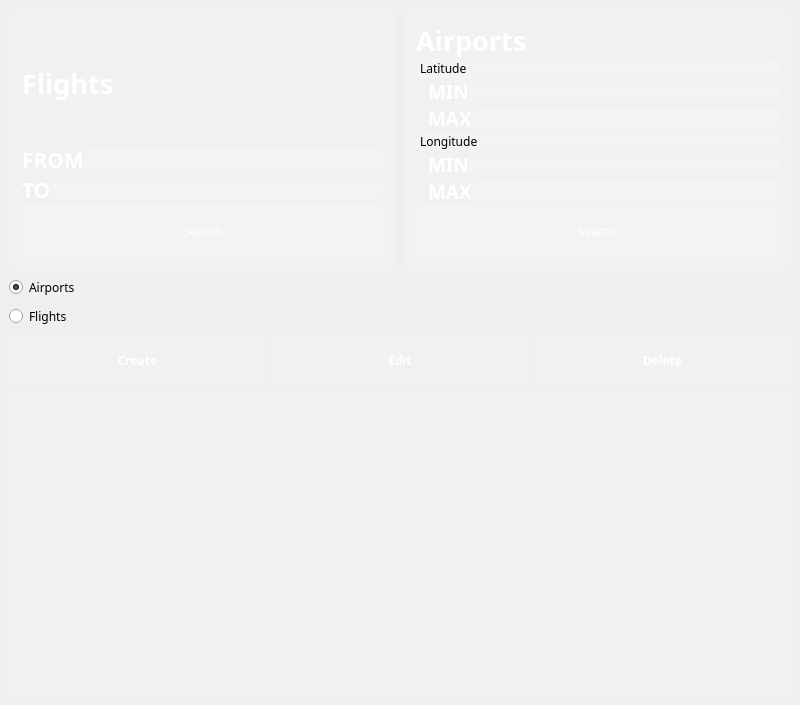
<?xml version="1.0" encoding="UTF-8"?>
<ui version="4.0">
 <class>MainWindow</class>
 <widget class="QMainWindow" name="MainWindow">
  <property name="geometry">
   <rect>
    <x>0</x>
    <y>0</y>
    <width>800</width>
    <height>705</height>
   </rect>
  </property>
  <property name="minimumSize">
   <size>
    <width>800</width>
    <height>600</height>
   </size>
  </property>
  <property name="font">
   <font>
    <family>Noto Sans SC</family>
   </font>
  </property>
  <property name="windowTitle">
   <string>Avia Manager</string>
  </property>
  <property name="styleSheet">
   <string notr="true">font-family: Noto Sans SC;

</string>
  </property>
  <widget class="QWidget" name="centralwidget">
   <layout class="QVBoxLayout" name="verticalLayout_2">
    <item>
     <layout class="QHBoxLayout" name="horizontalLayout_2">
      <item>
       <widget class="QFrame" name="balances_frame">
        <property name="styleSheet">
         <string notr="true">background-color: rgba(255, 255, 255, 30); 
border: 1px solid rgba(255,255,255,40);
border-radius: 7px;</string>
        </property>
        <property name="frameShape">
         <enum>QFrame::Shape::NoFrame</enum>
        </property>
        <property name="frameShadow">
         <enum>QFrame::Shadow::Raised</enum>
        </property>
        <layout class="QVBoxLayout" name="verticalLayout_21">
         <property name="spacing">
          <number>0</number>
         </property>
         <property name="leftMargin">
          <number>12</number>
         </property>
         <property name="topMargin">
          <number>12</number>
         </property>
         <property name="rightMargin">
          <number>12</number>
         </property>
         <property name="bottomMargin">
          <number>12</number>
         </property>
         <item>
          <widget class="QLabel" name="lbl_flights">
           <property name="font">
            <font>
             <family>Noto Sans SC</family>
             <pointsize>20</pointsize>
             <bold>true</bold>
            </font>
           </property>
           <property name="styleSheet">
            <string notr="true">color: white;
font-weight: bold;
font-size: 20pt;
background-color: none;
border: none;</string>
           </property>
           <property name="text">
            <string>Flights</string>
           </property>
          </widget>
         </item>
         <item>
          <layout class="QHBoxLayout" name="horizontalLayout_9">
           <item>
            <widget class="QLabel" name="lbl_from">
             <property name="font">
              <font>
               <family>Noto Sans SC</family>
               <pointsize>16</pointsize>
               <bold>true</bold>
              </font>
             </property>
             <property name="styleSheet">
              <string notr="true">color: white;
font-weight: bold;
font-size: 16pt;
background-color: none;
border: none;</string>
             </property>
             <property name="text">
              <string>FROM</string>
             </property>
             <property name="alignment">
              <set>Qt::AlignmentFlag::AlignCenter</set>
             </property>
            </widget>
           </item>
           <item>
            <widget class="QLineEdit" name="le_from"/>
           </item>
          </layout>
         </item>
         <item>
          <layout class="QHBoxLayout" name="horizontalLayout_10">
           <item>
            <widget class="QLabel" name="lbl_to">
             <property name="font">
              <font>
               <family>Noto Sans SC</family>
               <pointsize>16</pointsize>
               <bold>true</bold>
              </font>
             </property>
             <property name="styleSheet">
              <string notr="true">color: white;
font-weight: bold;
font-size: 16pt;
background-color: none;
border: none;
padding-right: 10pt;</string>
             </property>
             <property name="text">
              <string>TO</string>
             </property>
            </widget>
           </item>
           <item>
            <widget class="QLineEdit" name="le_to"/>
           </item>
          </layout>
         </item>
         <item>
          <widget class="QPushButton" name="btn_search_flights">
           <property name="styleSheet">
            <string notr="true">QPushButton{
	color: rgb(255, 255, 255);
     background-color:rgba(255,255,255,30);
     border: 1px solid rgba(255,255,255,40);
     border-radius:7px;
width: 230;
height: 50;
}
QPushButton:hover{
background-color:rgba(255,255,255,30);
}
QPushButton:pressed{
background-color:rgba(255,255,255,70);
}</string>
           </property>
           <property name="text">
            <string>Search</string>
           </property>
          </widget>
         </item>
        </layout>
       </widget>
      </item>
      <item>
       <widget class="QFrame" name="balances_frame_2">
        <property name="styleSheet">
         <string notr="true">background-color: rgba(255, 255, 255, 30); 
border: 1px solid rgba(255,255,255,40);
border-radius: 7px;</string>
        </property>
        <property name="frameShape">
         <enum>QFrame::Shape::NoFrame</enum>
        </property>
        <property name="frameShadow">
         <enum>QFrame::Shadow::Raised</enum>
        </property>
        <layout class="QVBoxLayout" name="verticalLayout_20">
         <property name="spacing">
          <number>0</number>
         </property>
         <property name="leftMargin">
          <number>12</number>
         </property>
         <property name="topMargin">
          <number>12</number>
         </property>
         <property name="rightMargin">
          <number>12</number>
         </property>
         <property name="bottomMargin">
          <number>12</number>
         </property>
         <item>
          <widget class="QLabel" name="lbl_airports">
           <property name="font">
            <font>
             <family>Noto Sans SC</family>
             <pointsize>20</pointsize>
             <bold>true</bold>
            </font>
           </property>
           <property name="styleSheet">
            <string notr="true">color: white;
font-weight: bold;
font-size: 20pt;
background-color: none;
border: none;</string>
           </property>
           <property name="text">
            <string>Airports</string>
           </property>
          </widget>
         </item>
         <item>
          <widget class="QLabel" name="lbl_latitude">
           <property name="text">
            <string>Latitude</string>
           </property>
          </widget>
         </item>
         <item>
          <layout class="QHBoxLayout" name="horizontalLayout_3">
           <item>
            <widget class="QLabel" name="icon_min_lat">
             <property name="sizePolicy">
              <sizepolicy hsizetype="Preferred" vsizetype="Preferred">
               <horstretch>0</horstretch>
               <verstretch>0</verstretch>
              </sizepolicy>
             </property>
             <property name="maximumSize">
              <size>
               <width>24</width>
               <height>16777215</height>
              </size>
             </property>
             <property name="font">
              <font>
               <family>Noto Sans SC</family>
               <pointsize>14</pointsize>
               <bold>true</bold>
              </font>
             </property>
             <property name="styleSheet">
              <string notr="true">color: white;
font-weight: bold;
font-size: 14pt;
background-color: none;
border: none;</string>
             </property>
             <property name="text">
              <string/>
             </property>
             <property name="pixmap">
              <pixmap resource="res-rs.qrc">:/icons/icons/edit_white_24dp.svg</pixmap>
             </property>
            </widget>
           </item>
           <item>
            <widget class="QLabel" name="lbl_min_lat">
             <property name="font">
              <font>
               <family>Noto Sans SC</family>
               <pointsize>14</pointsize>
               <bold>true</bold>
              </font>
             </property>
             <property name="styleSheet">
              <string notr="true">color: white;
font-weight: bold;
font-size: 14pt;
background-color: none;
border: none;</string>
             </property>
             <property name="text">
              <string>MIN</string>
             </property>
            </widget>
           </item>
           <item>
            <widget class="QLineEdit" name="le_min_lat"/>
           </item>
          </layout>
         </item>
         <item>
          <layout class="QHBoxLayout" name="horizontalLayout_4">
           <item>
            <widget class="QLabel" name="icon_max_lat">
             <property name="maximumSize">
              <size>
               <width>24</width>
               <height>16777215</height>
              </size>
             </property>
             <property name="font">
              <font>
               <family>Noto Sans SC</family>
               <pointsize>14</pointsize>
               <bold>true</bold>
              </font>
             </property>
             <property name="styleSheet">
              <string notr="true">color: white;
font-weight: bold;
font-size: 14pt;
background-color: none;
border: none;</string>
             </property>
             <property name="text">
              <string/>
             </property>
             <property name="pixmap">
              <pixmap resource="res-rs.qrc">:/icons/icons/edit_white_24dp.svg</pixmap>
             </property>
            </widget>
           </item>
           <item>
            <widget class="QLabel" name="lbl_max_lat">
             <property name="font">
              <font>
               <family>Noto Sans SC</family>
               <pointsize>14</pointsize>
               <bold>true</bold>
              </font>
             </property>
             <property name="styleSheet">
              <string notr="true">color: white;
font-weight: bold;
font-size: 14pt;
background-color: none;
border: none;</string>
             </property>
             <property name="text">
              <string>MAX</string>
             </property>
            </widget>
           </item>
           <item>
            <widget class="QLineEdit" name="le_max_lat"/>
           </item>
          </layout>
         </item>
         <item>
          <widget class="QLabel" name="lbl_longitude">
           <property name="text">
            <string>Longitude</string>
           </property>
          </widget>
         </item>
         <item>
          <layout class="QHBoxLayout" name="horizontalLayout_5">
           <item>
            <widget class="QLabel" name="icon_min_long">
             <property name="maximumSize">
              <size>
               <width>24</width>
               <height>16777215</height>
              </size>
             </property>
             <property name="font">
              <font>
               <family>Noto Sans SC</family>
               <pointsize>14</pointsize>
               <bold>true</bold>
              </font>
             </property>
             <property name="styleSheet">
              <string notr="true">color: white;
font-weight: bold;
font-size: 14pt;
background-color: none;
border: none;</string>
             </property>
             <property name="text">
              <string/>
             </property>
             <property name="pixmap">
              <pixmap resource="res-rs.qrc">:/icons/icons/edit_white_24dp.svg</pixmap>
             </property>
            </widget>
           </item>
           <item>
            <widget class="QLabel" name="lbl_min_long">
             <property name="font">
              <font>
               <family>Noto Sans SC</family>
               <pointsize>14</pointsize>
               <bold>true</bold>
              </font>
             </property>
             <property name="styleSheet">
              <string notr="true">color: white;
font-weight: bold;
font-size: 14pt;
background-color: none;
border: none;</string>
             </property>
             <property name="text">
              <string>MIN</string>
             </property>
            </widget>
           </item>
           <item>
            <widget class="QLineEdit" name="le_min_long"/>
           </item>
          </layout>
         </item>
         <item>
          <layout class="QHBoxLayout" name="horizontalLayout_6">
           <item>
            <widget class="QLabel" name="icon_max_long">
             <property name="maximumSize">
              <size>
               <width>24</width>
               <height>16777215</height>
              </size>
             </property>
             <property name="font">
              <font>
               <family>Noto Sans SC</family>
               <pointsize>14</pointsize>
               <bold>true</bold>
              </font>
             </property>
             <property name="styleSheet">
              <string notr="true">color: white;
font-weight: bold;
font-size: 14pt;
background-color: none;
border: none;</string>
             </property>
             <property name="text">
              <string/>
             </property>
             <property name="pixmap">
              <pixmap resource="res-rs.qrc">:/icons/icons/edit_white_24dp.svg</pixmap>
             </property>
            </widget>
           </item>
           <item>
            <widget class="QLabel" name="lbl_max_long">
             <property name="font">
              <font>
               <family>Noto Sans SC</family>
               <pointsize>14</pointsize>
               <bold>true</bold>
              </font>
             </property>
             <property name="styleSheet">
              <string notr="true">color: white;
font-weight: bold;
font-size: 14pt;
background-color: none;
border: none;</string>
             </property>
             <property name="text">
              <string>MAX</string>
             </property>
            </widget>
           </item>
           <item>
            <widget class="QLineEdit" name="le_max_long"/>
           </item>
          </layout>
         </item>
         <item>
          <layout class="QHBoxLayout" name="horizontalLayout_7">
           <item>
            <widget class="QPushButton" name="airport_search">
             <property name="styleSheet">
              <string notr="true">QPushButton{
	color: rgb(255, 255, 255);
     background-color:rgba(255,255,255,30);
     border: 1px solid rgba(255,255,255,40);
     border-radius:7px;
width: 230;
height: 50;
}
QPushButton:hover{
background-color:rgba(255,255,255,30);
}
QPushButton:pressed{
background-color:rgba(255,255,255,70);
}</string>
             </property>
             <property name="text">
              <string>Search</string>
             </property>
            </widget>
           </item>
          </layout>
         </item>
        </layout>
       </widget>
      </item>
     </layout>
    </item>
    <item>
     <widget class="QRadioButton" name="rb_airports">
      <property name="text">
       <string>Airports</string>
      </property>
      <property name="checked">
       <bool>true</bool>
      </property>
     </widget>
    </item>
    <item>
     <widget class="QRadioButton" name="rb_flights">
      <property name="text">
       <string>Flights</string>
      </property>
     </widget>
    </item>
    <item>
     <widget class="QFrame" name="btn_frame">
      <property name="styleSheet">
       <string notr="true">background-color: transparent;</string>
      </property>
      <layout class="QHBoxLayout" name="horizontalLayout">
       <property name="spacing">
        <number>6</number>
       </property>
       <property name="leftMargin">
        <number>0</number>
       </property>
       <property name="topMargin">
        <number>0</number>
       </property>
       <property name="rightMargin">
        <number>0</number>
       </property>
       <property name="bottomMargin">
        <number>0</number>
       </property>
       <item>
        <widget class="QPushButton" name="btn_new_transaction">
         <property name="minimumSize">
          <size>
           <width>230</width>
           <height>50</height>
          </size>
         </property>
         <property name="font">
          <font>
           <family>Noto Sans SC</family>
           <bold>true</bold>
          </font>
         </property>
         <property name="styleSheet">
          <string notr="true">QPushButton{
	color: rgb(255, 255, 255);
     background-color:rgba(255,255,255,30);
     border: 1px solid rgba(255,255,255,40);
     border-radius:7px;
width: 230;
height: 50;
}
QPushButton:hover{
background-color:rgba(255,255,255,30);
}
QPushButton:pressed{
background-color:rgba(255,255,255,70);
}</string>
         </property>
         <property name="text">
          <string>Create</string>
         </property>
         <property name="icon">
          <iconset resource="res-rs.qrc">
           <normaloff>:/icons/icons/post_add_white_24dp.svg</normaloff>:/icons/icons/post_add_white_24dp.svg</iconset>
         </property>
         <property name="iconSize">
          <size>
           <width>24</width>
           <height>24</height>
          </size>
         </property>
        </widget>
       </item>
       <item>
        <widget class="QPushButton" name="btn_edit_transaction">
         <property name="minimumSize">
          <size>
           <width>230</width>
           <height>50</height>
          </size>
         </property>
         <property name="font">
          <font>
           <family>Noto Sans SC</family>
           <bold>true</bold>
          </font>
         </property>
         <property name="styleSheet">
          <string notr="true">QPushButton{
	color: rgb(255, 255, 255);
     background-color:rgba(255,255,255,30);
     border: 1px solid rgba(255,255,255,40);
     border-radius:7px;
width: 230;
height: 50;
}
QPushButton:hover{
background-color:rgba(255,255,255,30);
}
QPushButton:pressed{
background-color:rgba(255,255,255,70);
}</string>
         </property>
         <property name="text">
          <string>Edit</string>
         </property>
         <property name="icon">
          <iconset resource="res-rs.qrc">
           <normaloff>:/icons/icons/edit_white_24dp.svg</normaloff>:/icons/icons/edit_white_24dp.svg</iconset>
         </property>
         <property name="iconSize">
          <size>
           <width>24</width>
           <height>24</height>
          </size>
         </property>
        </widget>
       </item>
       <item>
        <widget class="QPushButton" name="btn_delete_transaction">
         <property name="minimumSize">
          <size>
           <width>230</width>
           <height>50</height>
          </size>
         </property>
         <property name="font">
          <font>
           <family>Noto Sans SC</family>
           <bold>true</bold>
          </font>
         </property>
         <property name="styleSheet">
          <string notr="true">QPushButton{
	color: rgb(255, 255, 255);
     background-color:rgba(255,255,255,30);
     border: 1px solid rgba(255,255,255,40);
     border-radius:7px;
width: 230;
height: 50;
}
QPushButton:hover{
background-color:rgba(255,255,255,30);
}
QPushButton:pressed{
background-color:rgba(255,255,255,70);
}</string>
         </property>
         <property name="text">
          <string>Delete</string>
         </property>
         <property name="icon">
          <iconset resource="res-rs.qrc">
           <normaloff>:/icons/icons/delete_white_24dp.svg</normaloff>:/icons/icons/delete_white_24dp.svg</iconset>
         </property>
         <property name="iconSize">
          <size>
           <width>24</width>
           <height>24</height>
          </size>
         </property>
        </widget>
       </item>
      </layout>
     </widget>
    </item>
    <item>
     <widget class="QTableView" name="tableView">
      <property name="styleSheet">
       <string notr="true">QTableView {
background-color: rgba(255, 255, 255, 30); 
border: 1px solid rgba(255,255,255,40);
border-bottom-right-radius: 7px; 
border-bottom-left-radius: 7px; 
color: white;
}

QHeaderView::section {
background-color: rgb(53, 53, 53);
color: white;
border: none;
height: 50px;
font-size: 16pt;
}

QTableView::item {
    border-style: none;
    border-bottom: 1px solid rgba(255,255,255,50);
    padding-left: auto;
    padding-right: auto;
}

QTableView::item:selected{
	border: none;
	color: rgb(255, 255, 255);
    background-color: rgba(255, 255, 255, 50);
}
</string>
      </property>
      <property name="verticalScrollBarPolicy">
       <enum>Qt::ScrollBarPolicy::ScrollBarAsNeeded</enum>
      </property>
      <property name="horizontalScrollBarPolicy">
       <enum>Qt::ScrollBarPolicy::ScrollBarAsNeeded</enum>
      </property>
      <property name="textElideMode">
       <enum>Qt::TextElideMode::ElideRight</enum>
      </property>
      <property name="showGrid">
       <bool>false</bool>
      </property>
      <property name="sortingEnabled">
       <bool>true</bool>
      </property>
      <attribute name="horizontalHeaderDefaultSectionSize">
       <number>155</number>
      </attribute>
      <attribute name="verticalHeaderVisible">
       <bool>false</bool>
      </attribute>
     </widget>
    </item>
   </layout>
  </widget>
 </widget>
 <resources>
  <include location="res-rs.qrc"/>
 </resources>
 <connections/>
</ui>
